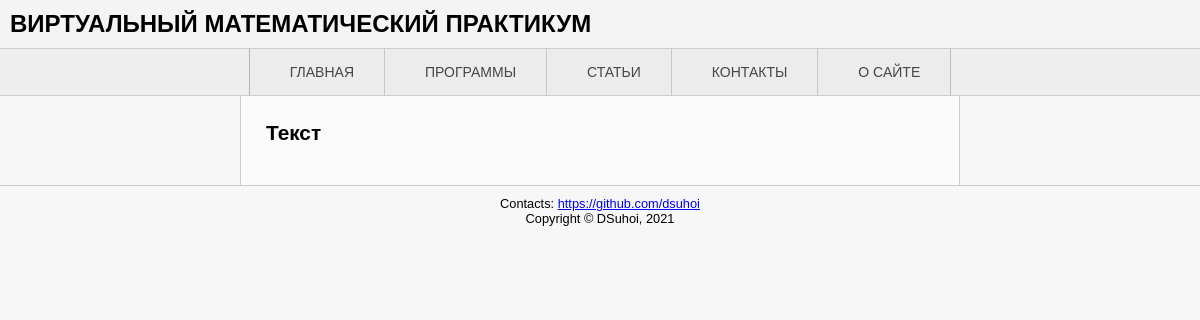
Page /post/3 on the earlier database version.
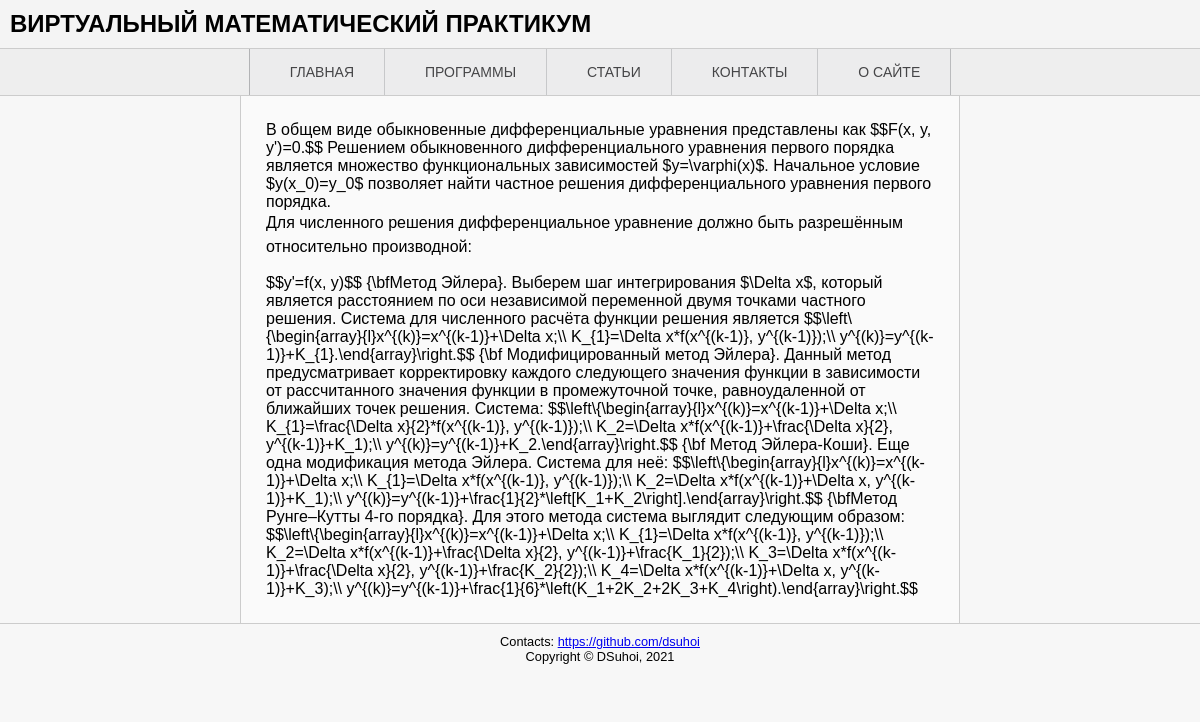
Same page on the later database version.
### app/models.py (models this page shows, shortened)
class Articles(db.Model):
    id = db.Column(db.Integer(), nullable=False, primary_key=True)
    title = db.Column(db.Text(), nullable=False)
    chapter = db.Column(db.Text(), nullable=False)
    content = db.Column(db.Text(), nullable=False, default='Текст')

### app/post/views.py (the view)
@post.route('/<post_id>')
def page(post_id):
    articles = Articles.query
    return render_template('page.html', data=articles.get(post_id))

### app/templates/page.html (shortened to what this page needs)
{% extends "base.html" %}
{% block text %}
<article>
    {{data.content |safe }}
</article>
{%endblock %}

### app/templates/base.html (shortened to what this page needs)
<!DOCTYPE html>
<html>
    <head>
        <link href="{{ url_for('static', filename='css/style.css') }}"
          rel="stylesheet"  type="text/css">
    </head>
    <body>
        <div class="wrapper">
        <header>
            <h1>{% block header %}
                Виртуальный Математический Практикум
                {%endblock %}</h1>
            <nav class="dws-menu">
                <ul>
                    <li><a href="{{ url_for('main.index') }}">Главная</a></li>
                    <li><a href="{{ url_for('programs.index') }}">Программы</a>
                    </li>
                    <li><a href="{{ url_for('post.index') }}">Статьи</a></li>
                    <li><a href="{{ url_for('main.contacts') }}">Контакты</a></li>
                    <li><a href="{{ url_for('main.about') }}">О сайте</a></li>
                </ul>
            </nav>
        </header>
        {% block text %}{% endblock %}
        <footer>
            <p>Contacts: <a href="https://github.com/dsuhoi">
                https://github.com/dsuhoi</a></p>
            <p>Copyright © DSuhoi, 2021</p>
        </footer>
        </div>
    </body>
</html>

### app/static/css/style.css (style rules this page uses)
* { box-sizing: border-box; }
html, body, div, span, h1, h2, h3, h4, h5, h6, p, a, ul, li { margin: 0; padding: 0; border: 0; font-size: 100%; vertical-align: baseline; }
body { font-family: Verdana, Arial, sans-serif; background-color: #f7f7f7; }
header { background-color: #f4f4f4; }
header h1 { font-size: 24px; text-transform: uppercase; font-weight: bold; padding: 10px 10px 10px 10px; clear: both; }
nav { background-color: #eee; border-top: 1px solid #ccc; border-bottom: 1px solid #ccc; }
.wrapper { background-color: #f7f7f7; }
.wrapper li { list-style-type: none; }
.dws-menu * { z-index: 1; margin: 0; padding: 0; }
.dws-menu ul, .dws-menu ol { list-style: none; }
.dws-menu > ul { display: flex; justify-content: center; }
.dws-menu > ul li a { display: block; background: #ececed; padding: 15px 30px 15px 40px; font-size: 14px; color: #454547; text-decoration: none; text-transform:uppercase; }
.dws-menu > ul li { position: relative; }
.dws-menu > ul li:first-child { border-left: 1px solid #b2b3b5; }
.dws-menu > ul li:last-child { border-right: 1px solid #babbbd; }
.dws-menu > ul li { position: relative; border-right: 1px solid #c7c8ca; }
.dws-menu > ul li a { display: block; background: #ececed; padding: 15px 30px 15px 40px; font-size: 14px; color: #454547; text-decoration: none; text-transform:uppercase; transition: all 0.3s ease; }
article { background-color: #fafafa; border-left: 1px solid #ccc; border-right: 1px solid #ccc; margin-left: 20%; margin-right: 20%; padding: 25px; width: 60%; }
article:after, #main:after { clear:both; display:table; content:''; }
article p, main p { line-height: 150%; margin-bottom: 15px; }
footer { border-top: 1px solid #ccc; font-size: .8em; text-align: center; padding: 10px 10px 30px 10px; }

Differences in the rows shown:
changed Articles: content "Текст" → "В общем виде обыкновенные дифференциальные уравнения представлены как $$F(x, y, y')=0.$$ Решением обыкновенного дифференциального уравнения первого порядка является множество функциональных зависимостей $y=\\varphi(x)$. Начальное условие $y(x_0)=y_0$ позволяет найти частное решения дифференциального уравнения первого порядка. Для численного решения дифференциальное уравнение должно быть разрешённым относительно производной: $$y'=f(x, y)$$ {\\bfМетод Эйлера}. Выберем шаг интегрирования $\\Delta x$, который является расстоянием по оси независимой переменной двумя точками частного решения. Система для численного расчёта функции решения является $$\\left\\{\\begin{array}{l}x^{(k)}=x^{(k-1)}+\\Delta…"
